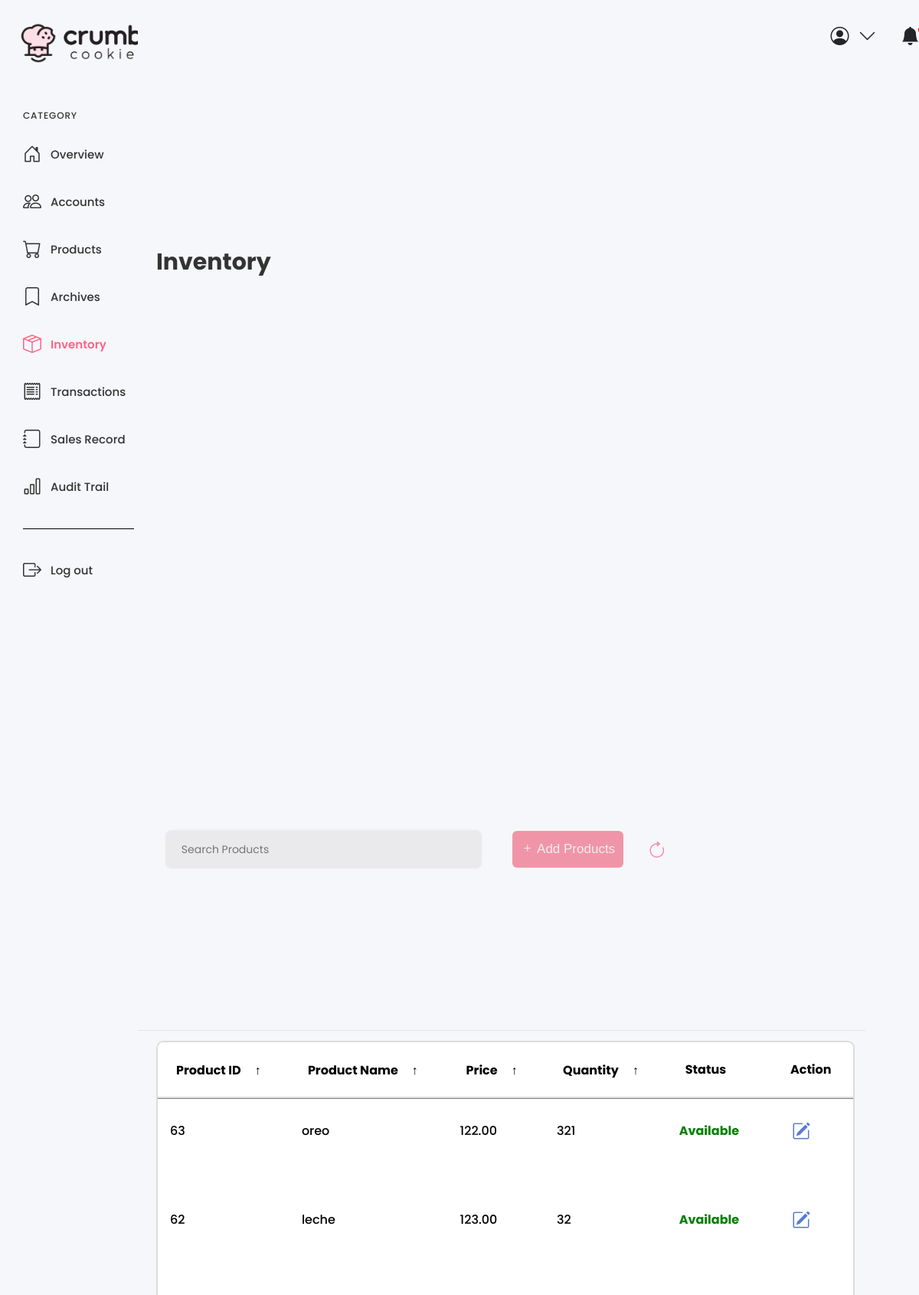
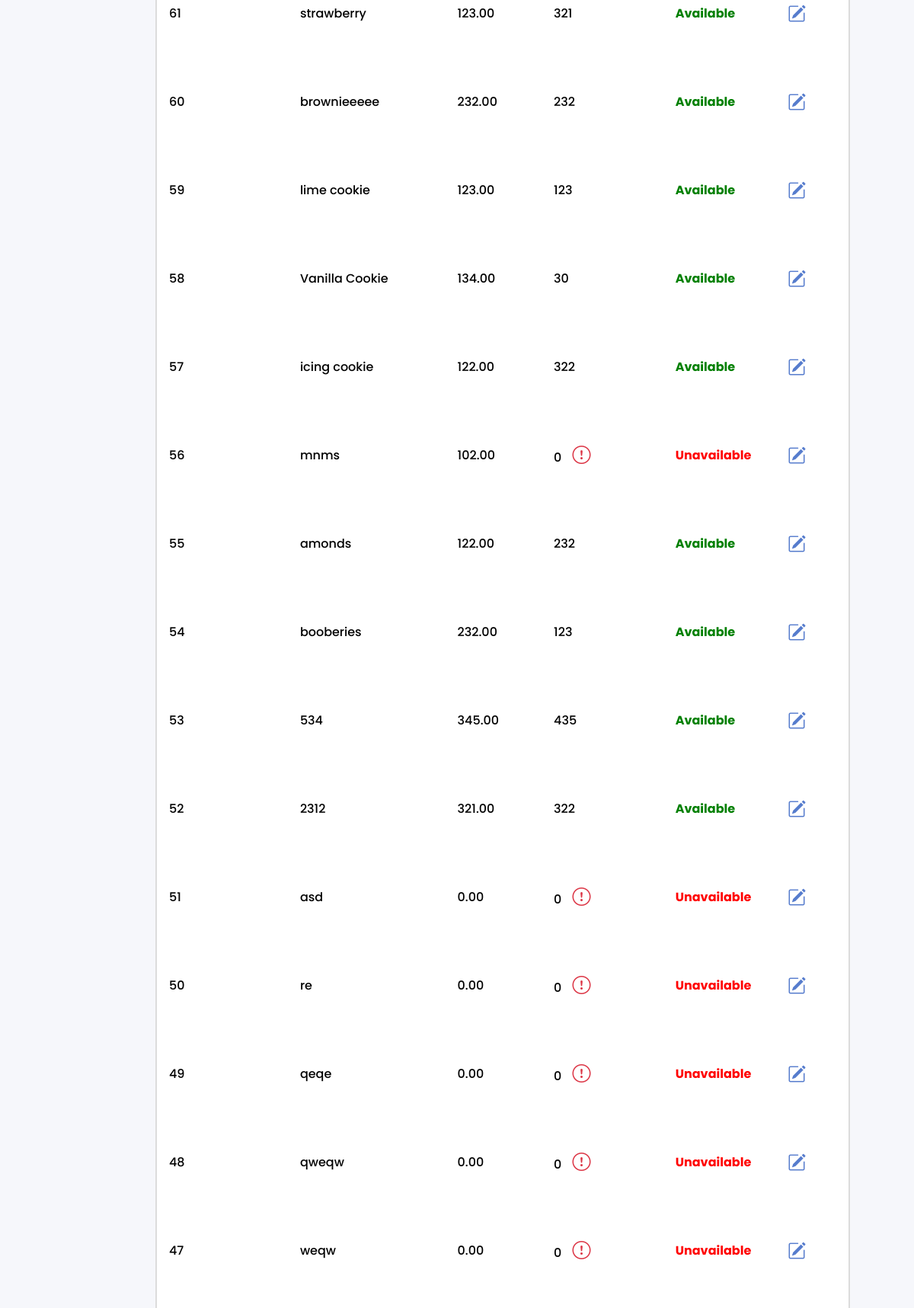
The page /inventory.php (upper part) on the database its author committed (2 pictures, top to bottom).
### tables this page shows
CREATE TABLE `product_table` (
  `product_id` int(11) NOT NULL AUTO_INCREMENT,
  `product_name` varchar(45) NOT NULL,
  `description` varchar(255) DEFAULT NULL,
  `price` decimal(10,2) NOT NULL,
  `quantity_available` int(11) NOT NULL,
  `img` varchar(255) DEFAULT NULL,
  `status` enum('Available','Unavailable') NOT NULL,
  PRIMARY KEY (`product_id`)
);

### inventory.php (the view, shortened to what this page needs)
<!doctype html>
<html lang="en">
  <head>
    <link rel="stylesheet" href="style.css">
    <link href="https://cdn.jsdelivr.net/npm/bootstrap@5.3.3/dist/css/bootstrap.min.css" rel="stylesheet">
    <link href="https://cdn.jsdelivr.net/npm/bootstrap-icons@1.8.0/font/bootstrap-icons.css" rel="stylesheet">
</head>
  <body>
  <div class="sidebar">
  <a class="logo" href="dashboard.php">
    <img src="images/logopic.png" alt="Logo">
  </a>
  <div class="side-wrapper">
   <div class="side-title">CATEGORY</div>
   <div class="side-menu">
    <a class="sidebar-link" href="dashboard.php">
     <i class="bi bi-house-door icon"></i>
     Overview
    </a>
    <a class="sidebar-link" href="accounts.php">
     <i class="bi bi-people"></i>
     Accounts
    </a>
    <a class="sidebar-link" href="products.php">
     <i class="bi bi-cart icon"></i>
     Products
    </a>
    <a class="sidebar-link" href="archives.php">
     <i class="bi bi-bookmark"></i>
     Archives
    </a>
    <a class="sidebar-link is-active" href="inventory.php">
     <i class="bi bi-box-seam icon"></i>
     Inventory
    </a>
	<a class="sidebar-link" href="transactions.php">
     <i class="bi bi-receipt"></i>
     Transactions
    </a>
    <a class="sidebar-link" href="salesrecord.php">
     <i class="bi bi-journal icon"></i>
     Sales Record
    </a>
    <a class="sidebar-link" href="audittrail.php">
     <i class="bi bi-bar-chart icon"></i>
     Audit Trail
    </a>
   </div>
  </div>
  <div class="side-wrapper">
   <div class="side-menu">
    <a class="sidebar-link" href="logout.php">
     <i class="bi bi-box-arrow-right icon"></i>
     Log out
    </a>
   </div>
  </div>
 </div>
 <div class="wrapper-table">
  <div class="header">
   <div class="user-settings-container">
      <div class="user-settings">
        <i class="bi bi-person-circle"></i>
        <i class="bi bi-chevron-down"></i>
      </div>
      <div class="user-settings">
        <div class="notify">
          <i class="bi bi-bell-fill"></i>
        </div>
      </div>
    </div>
  </div>
  <div class="main-container">
   <div class="main-header anim" style="--delay: 0s">Inventory</div>
</div>
<?php
include "dbconnect.php";
            ?>
            <?php
$selectsql = "SELECT * FROM product_table ORDER BY product_id DESC";
$result = $conn->query($selectsql);
function getStockStatus($quantity) {
  return $quantity < 5 ? '<i class="bi bi-exclamation-circle text-danger" title="Low Stock"></i>' : '';
}
function getProductStatus($quantity) {
  return $quantity > 0 ? 'Available' : 'Unavailable';
}
if ($result->num_rows > 0) {
  echo "<main class='table anim' style='--delay: .4s' id='user_table'>";
  echo "<section class='table__header anim' style='--delay: .2s'>";
  echo "<div class='input-group'>";
  echo "<input type='search' name='search' class='search-input' placeholder='Search Products'>";
  echo "</div>";
  echo "<button type='button' class='btn btn-pink bi bi-plus' data-bs-toggle='modal' data-bs-target='#pinkModal'> Add Products</button>";
  echo "<button id='refreshButton' class='btn-refresh'><i class='bi bi-arrow-clockwise'></i></button>";
  echo "</section>";
  echo "<section class='table__body'>";
  echo "<table>";
  echo "<thead>";
  echo "<tr>";
  echo "<th>Product ID <span class='icon-arrow'>&UpArrow;</span></th>";
  echo "<th>Product Name <span class='icon-arrow'>&UpArrow;</span></th>";
  echo "<th>Price <span class='icon-arrow'>&UpArrow;</span></th>";
  echo "<th>Quantity <span class='icon-arrow'>&UpArrow;</span></th>";
  echo "<th>Status</th>";
  echo "<th>Action</th>";
  echo "</tr>";
  echo "</thead>";
  echo "<tbody>";
       foreach ($result as $fielddata) {
        $status_class = $fielddata['quantity_available'] > 0 ? 'available-status' : 'unavailable-status';
        echo "<tr>";
        echo "<td>" . $fielddata['product_id'] . "</td>";
        echo "<td>" . $fielddata['product_name'] . "</td>";
        echo "<td>" . $fielddata['price'] . "</td>";
        echo "<td class='fielddata-quantity'>" . $fielddata['quantity_available'] . " " . getStockStatus($fielddata['quantity_available']) . "</td>";
        echo "<td class='$status_class'>" . getProductStatus($fielddata['quantity_available']) . "</td>";
        echo "<td>";
        echo "<button class='edit-button' type='button' data-bs-toggle='collapse' data-bs-target='#collapseEdit_" . $fielddata['product_id'] . "' aria-expanded='false' aria-controls='collapseEdit_" . $fielddata['product_id'] . "'><i class='bi bi-pencil-square'></i></button>";
        echo "</td>";
        echo "</tr>";
        echo "<tr>";
        echo "<td colspan='7' class='border-0'>";
        echo "</td>";
        echo "</tr>";
        }
        echo "</tbody>";
        echo "</table>";
        echo "</section>";
        echo "</main>";
      } else {
        echo "No records found";
        }
        ?>
</body>
</html>

### style.css (style rules this page uses)
* { margin: 0; padding: 0; box-sizing: border-box; font-family: "Poppins", sans-serif; }
:root { --tran-03: all 0.2s ease; --tran-03: all 0.3s ease; --tran-04: all 0.3s ease; --tran-05: all 0.3s ease; --body-font: "Poppins", sans-serif; --theme-bg: #f6f7fb; --body-color: #333; --button-bg: #fdfbff; --border-color: #000; --delay: 0s; }
html { -webkit-font-smoothing: antialiased; }
.sidebar { width: 15%; height: 100%; padding: 30px; display: flex; flex-direction: column; flex-shrink: 0; transition-duration: 0.2s; overflow-y: auto; overflow-x: hidden; }
.sidebar .logo img { width: 200px; height: 100px; margin-top: -1.5rem; margin-left: -1rem; flex-shrink: 0; color: #333; align-items: left; justify-content: left; object-fit: cover; }
.sidebar-link:hover, .sidebar-link.is-active { color: #ff6486; font-weight: 600; }
.side-menu { display: flex; flex-direction: column; }
.side-menu a { display: flex; align-items: center; text-decoration: none; color: var(--body-color); }
.side-menu a + a { margin-top: 26px; }
.bi { font-size: 1.5rem; margin-right: 0.75rem; }
.side-title { font-size: 12px; letter-spacing: 0.07em; margin-bottom: 24px; color: #333; }
.side-wrapper { border-bottom: 1px solid var(--border-color); padding: 36px 0; width: 145px; }
.side-wrapper + .side-wrapper { border-bottom: none; }
.user-settings-container { display: flex; position: relative; left: 60%; }
.user-settings { position: relative; display: flex; align-items: center; margin-left: 20px; cursor: pointer; }
.notify { position: relative; display: flex; align-items: center; }
.main-container { display: flex; flex-direction: column; padding: 0 30px 30px; flex-grow: 1; overflow: auto; }
.anim { animation: bottom 0.8s var(--delay) both; }
.main-header { font-size: 30px; color: #333; font-weight: 700; margin-top: 30px; padding-bottom: 20px; position: sticky; top: 0; left: 0; background: linear-gradient( to bottom, #f6f7fb 0%, #f6f7fb 78%, rgb(31 29 43 / 0%) 100% ); z-index: 11; }
.wrapper-table { display: flex; flex-direction: column; flex-grow: 1; }
.edit-button { background-color: transparent; color: rgba(35, 84, 190, 0.767); border: none; padding: 5px 10px; border-radius: 5px; cursor: pointer; font-size: 28px; }
* { margin: 0; padding: 0; box-sizing: border-box; }
main.table { width: calc(100vw - 200px); max-width: 100%; width: 80vw; height: 85vh; margin-top: 30px; font-size: 16px; overflow: hidden; }
.table__header { position: relative; width: 100%; height: 10%; padding: 0.8rem 1rem; display: flex; justify-content: space-between; align-items: center; background-color: #fff; border-bottom: 1px solid #e4e4e4; }
.table__header .input-group { width: 35%; height: 100%; max-height: 50px; background-color: #fefffe; padding: 0 0.8rem; border: 2px solid gainsboro; border-radius: 1rem; margin-top: 20px; margin-left: 1.5rem; display: flex; justify-content: center; align-items: center; transition: width 0.3s ease, box-shadow 0.3s ease; }
.table__header .input-group input { width: 100%; padding: 0 0.5rem 0 0.3rem; background-color: transparent; border: none; outline: none; }
.table__body { width: 95%; max-height: calc(89% - 1.6rem); background-color: #ffffff; border: 1px solid #e4e4e4; margin: 0.8rem auto; border-radius: 8px; overflow: auto; }
table { width: 100%; border-collapse: collapse; }
thead th { padding: 1rem; position: sticky; top: 0; background-color: #f8f9fa; cursor: pointer; text-transform: capitalize; color: #343a40; z-index: 2; transition: background-color 0.3s ease, color 0.3s ease; }
thead th span.icon-arrow { display: inline-block; width: 1rem; height: 1rem; margin-left: 0.5rem; transition: transform 0.2s ease-in-out; }
tbody tr:nth-child(even) { background-color: #f8f9fa; }
tbody tr td { padding: 1rem; transition: background-color 0.2s ease; }
thead th span.icon-arrow { display: inline-block; width: 1.3rem; height: 1.3rem; border-radius: 50%; border: 1.4px solid transparent; text-align: center; font-size: 1rem; margin-left: 0.5rem; transition: border 0.2s ease-in-out; }

### rows shown on the page
product_table: product_id "63", product_name "oreo", price "122.00", quantity_available "321", quantity_available "Available"
product_table: product_id "62", product_name "leche", price "123.00", quantity_available "32", quantity_available "Available"
product_table: product_id "61", product_name "strawberry", price "123.00", quantity_available "321", quantity_available "Available"
product_table: product_id "60", product_name "brownieeeee", price "232.00", quantity_available "232", quantity_available "Available"
product_table: product_id "59", product_name "lime cookie", price "123.00", quantity_available "123", quantity_available "Available"
product_table: product_id "58", product_name "Vanilla Cookie", price "134.00", quantity_available "30", quantity_available "Available"
product_table: product_id "57", product_name "icing cookie", price "122.00", quantity_available "322", quantity_available "Available"
product_table: product_id "56", product_name "mnms", price "102.00", quantity_available "0", quantity_available "Unavailable"
product_table: product_id "55", product_name "amonds", price "122.00", quantity_available "232", quantity_available "Available"
product_table: product_id "54", product_name "booberies", price "232.00", quantity_available "123", quantity_available "Available"
product_table: product_id "53", product_name "534", price "345.00", quantity_available "435", quantity_available "Available"
product_table: product_id "52", product_name "2312", price "321.00", quantity_available "322", quantity_available "Available"
product_table: product_id "51", product_name "asd", price "0.00", quantity_available "0", quantity_available "Unavailable"
product_table: product_id "50", product_name "re", price "0.00", quantity_available "0", quantity_available "Unavailable"
product_table: product_id "49", product_name "qeqe", price "0.00", quantity_available "0", quantity_available "Unavailable"
product_table: product_id "48", product_name "qweqw", price "0.00", quantity_available "0", quantity_available "Unavailable"
product_table: product_id "47", product_name "weqw", price "0.00", quantity_available "0", quantity_available "Unavailable"
